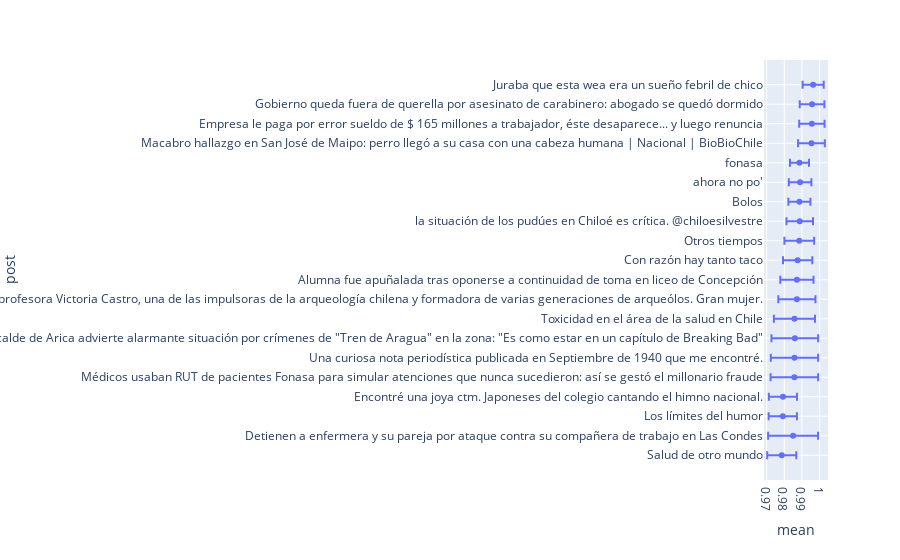

Notebook source saved alongside this figure:
### Code cell
r_order = order[::-1][-20:]
data_dic = {
    'mean': posterior_mean[r_order],
    'std_err': std_err[r_order],
    'post': ordered_post[::-1]
}
df = pd.DataFrame(data=data_dic)
fig = px.scatter(df, x="mean", y="post", error_x="std_err")
fig.show()

### Figure 1 — Plotly figure (JSON) as saved in the notebook; plotly's stock layout.template omitted (floating-point values rounded to 4 significant figures)
{"data": [{"error_x": {"array": [0.008239, 0.01415, 0.008013, 0.007985, 0.01348, 0.01342, 0.01323, 0.01164, 0.01053, 0.009411, 0.008307, 0.008423, 0.007519, 0.006242, 0.006397, 0.005389, 0.007569, 0.007174, 0.006991, 0.005978]}, "hovertemplate": "mean=%{x}<br>post=%{y}<extra></extra>", "legendgroup": "", "marker": {"color": "#636efa", "symbol": "circle"}, "mode": "markers", "name": "", "orientation": "h", "showlegend": false, "type": "scatter", "x": [0.9786, 0.985, 0.9792, 0.9792, 0.9857, 0.9858, 0.986, 0.9858, 0.9871, 0.9871, 0.9876, 0.9885, 0.9888, 0.9886, 0.989, 0.9886, 0.9954, 0.9956, 0.9957, 0.9964], "xaxis": "x", "y": ["Salud de otro mundo", "Detienen a enfermera y su pareja por ataque contra su compañera de trabajo en Las Condes", "Los límites del humor", "Encontré una joya ctm. Japoneses del colegio cantando el himno nacional.", "Médicos usaban RUT de pacientes Fonasa para simular atenciones que nunca sucedieron: así se gestó el millonario fraude", "Una curiosa nota periodística publicada en Septiembre de 1940 que me encontré.", "Alcalde de Arica advierte alarmante situación por crímenes de \"Tren de Aragua\" en la zona: \"Es como estar en un capítulo de Breaking Bad\"", "Toxicidad en el área de la salud en Chile", "Hoy falleció la profesora Victoria Castro, una de las impulsoras de la arqueología chilena y formadora de varias generaciones de arqueólos. Gran mujer.", "Alumna fue apuñalada tras oponerse a continuidad de toma en liceo de Concepción", "Con razón hay tanto taco", "Otros tiempos", "la situación de los pudúes en Chiloé es crítica. @chiloesilvestre", "Bolos", "ahora no po'", "fonasa", "Macabro hallazgo en San José de Maipo: perro llegó a su casa con una cabeza humana | Nacional | BioBioChile", "Empresa le paga por error sueldo de $ 165 millones a trabajador, éste desaparece... y luego renuncia", "Gobierno queda fuera de querella por asesinato de carabinero: abogado se quedó dormido", "Juraba que esta wea era un sueño febril de chico"], "yaxis": "y"}], "layout": {"legend": {"tracegroupgap": 0}, "margin": {"t": 60}, "xaxis": {"anchor": "y", "domain": [0, 1], "title": {"text": "mean"}}, "yaxis": {"anchor": "x", "domain": [0, 1], "title": {"text": "post"}}}}
